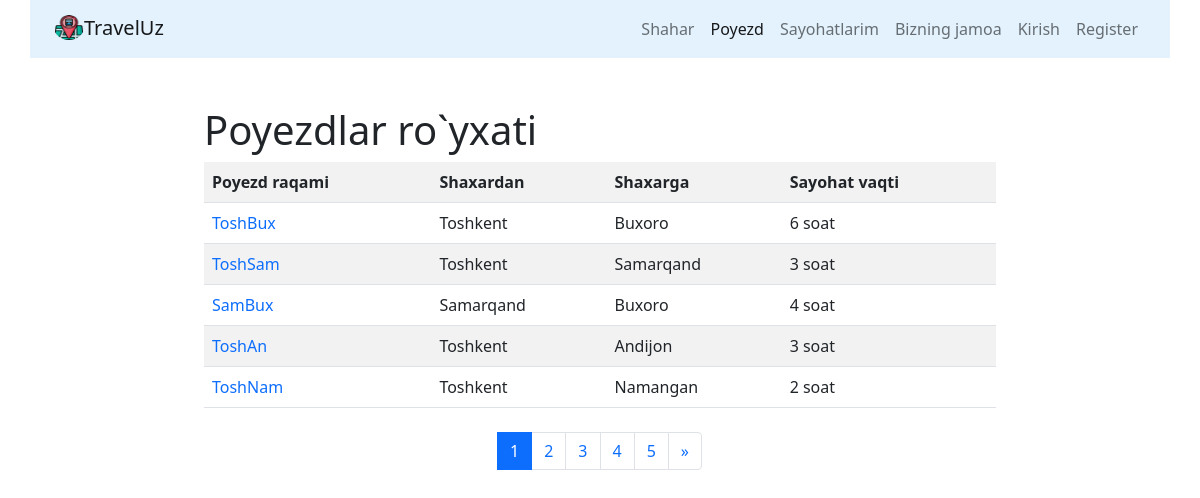
The app's page /trains/ with its own data.
### trains/models.py (models this page shows, shortened)
class Train(models.Model):
    name=models.CharField(max_length=50,unique=True,verbose_name='Poyezd xos nomi')
    travel_time=models.PositiveSmallIntegerField(verbose_name='Sayohat vaqti')
    from_city=models.ForeignKey(City,on_delete=models.CASCADE,related_name='from_city_set',verbose_name='Qaysi shaxardan')
    to_city=models.ForeignKey(City,on_delete=models.CASCADE,related_name='to_city_set',verbose_name='Qaysi shaxarga')
    start_train_day=models.DateField(null=True,blank=True)
    start_train_time=models.TimeField(null=True,blank=True)
    end_train_day=models.DateField(null=True,blank=True)
    place=models.IntegerField(default=0)
    class Meta:
        verbose_name='Poyezd'
        verbose_name_plural='Poyezdlar ombori'

### cities/models.py (models this page shows)
class City(models.Model):
    name=models.CharField(max_length=200,unique=True,verbose_name='Shaxar')
    shahar_haqida_qisqa = models.CharField(max_length=1000)
    about_city=RichTextUploadingField(blank=True,null=True)
    image = models.ImageField(blank=True, null=True, upload_to='city_images')
    def __str__(self):
        return self.name
    class Meta:
        verbose_name= "Shaxar"
        verbose_name_plural= "Shaxarlar ombori"
        ordering=["name"]

### trains/views.py (the view)
# urls.py: path('',TrainListView.as_view(),name='home'),
class TrainListView(ListView):
    model=Train
    template_name='trains/home.html'
    paginate_by=5
    context_object_name='trains'

### trains/templates/trains/home.html (shortened to what this page needs)
{% extends 'base.html' %}
{% block content %}
<div class="row">
    <div class="col-md-8 mx-auto my-2">
        <h1>Poyezdlar ro`yxati</h1>
        <table class="table table-striped">
            <tr>
                <th>Poyezd raqami</th>
                <th>Shaxardan</th>
                <th>Shaxarga</th>
                <th>Sayohat vaqti</th>
            </tr>
        {% for object in page_obj %}
             <tr>
                 <td><a style="text-decoration:none" href="{% url 'trains:detail' object.pk %}">{{object.name}}</a></td>
                 <td>{{object.from_city}}</td>
                 <td>{{object.to_city}}</td>
                 <td>{{object.travel_time}} soat</td>
             </tr>
        {% endfor %}
        </table>
    </div>
</div>
<nav aria-label="Page navigation example">
  <ul class="pagination justify-content-center">
      {% for page in page_obj.paginator.page_range %}
            <li class="page-item {% if page == page_obj.number %}active{% endif %}"><a class="page-link" href="?page={{page}}">{{page}}</a></li>
      {% endfor %}
    <li class="page-item">
         {% if page_obj.has_next %}
            <a class="page-link" href="?page={{ page_obj.next_page_number }}" aria-label="Next">
                <span aria-hidden="true">&raquo;</span>
            </a>
        {% endif %}
    </li>
  </ul>
</nav>
{% endblock %}

### records on screen
Train: name "ToshBux", from_city "Toshkent", to_city "Buxoro", travel_time "6"
Train: name "ToshSam", from_city "Toshkent", to_city "Samarqand", travel_time "3"
Train: name "SamBux", from_city "Samarqand", to_city "Buxoro", travel_time "4"
Train: name "ToshAn", from_city "Toshkent", to_city "Andijon", travel_time "3"
Train: name "ToshNam", from_city "Toshkent", to_city "Namangan", travel_time "2"

### other values on screen
{{ page }} "1" "2" "3" "4" "5"
